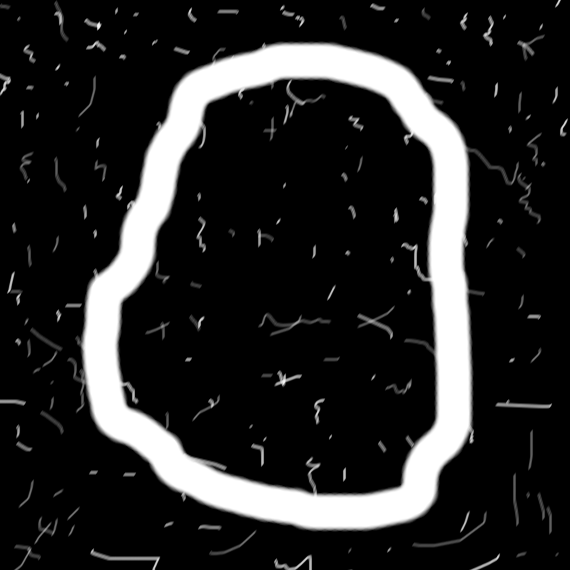
%> input picture DigitalImageProcessing-SJTU/prob10/noisy_stroke.tif, 570 x 570 px
$ octave prob10.m   (GNU Octave 9; MATLAB toolbox functions it lacks are replaced by stand-ins)
%> lines starting %> are read from the running program, lines starting %| are printed output that depends on the picture; in (x1, y1, x2, y2) boxes, pixels count from 0 and x2, y2 are one past the last pixel; in counts of white or black regions, pixels touching at a corner belong together; the program's own positions count from 1
### DigitalImageProcessing-SJTU/prob10/bsubsamp.m
function [s, su] = bsubsamp(b, gridsep)
%BSUBSAMP Subsample a boundary.
%   [S, SU] = BSUBSAMP(B, GRIDSEP) subsamples the boundary B by
%   assigning each of its points to the grid node to which it is
%   closest.  The grid is specified by GRIDSEP, which is the
%   separation in pixels between the grid lines. For example, if
%   GRIDSEP = 2, there are two pixels in between grid lines. So, for
%   instance, the grid points in the first row would be at (1,1),
%   (1,4), (1,6), ..., and similarly in the y direction. The value
%   of GRIDSEP must be an even integer. The boundary is specified by
%   a set of coordinates in the form of an np-by-2 array.  It is
%   assumed that the boundary is one pixel thick.
%
%   Output S is the subsampled boundary. Output SU is normalized so
%   that the grid separation is unity.  This is useful for obtaining
%   the Freeman chain code of the subsampled boundary.

%   Copyright 2002-2004 R. C. Gonzalez, R. E. Woods, & S. L. Eddins
%   Digital Image Processing Using MATLAB, Prentice-Hall, 2004
%   $Revision: 1.8 $  $Date: 2004/11/04 20:17:59 $

% Check input.
[np, nc] = size(b);
if np < nc
   error('B must be of size np-by-2.');
end
if gridsep/2 ~= round(gridsep/2)
   error('GRIDSEP must be an even integer.')
end

% Some boundary tracing programs, such as boundaries.m, end with
% the beginning, resulting in a sequence in which the coordinates
% of the first and last points are the same. If this is the case
% in b, eliminate the last point.
if isequal(b(1, :), b(np, :))
   np = np - 1;
   b = b(1:np, :);
end

% Find the max x and y spanned by the boundary.
xmax = max(b(:, 1));
ymax = max(b(:, 2));

% Determine the integral number of grid lines with gridsep points in
% between them that encompass the intervals [1,xmax], [1,ymax].
GLx = ceil((xmax + gridsep)/(gridsep + 1));
GLy = ceil((ymax + gridsep)/(gridsep + 1));

% Form vectors of x and y grid locations.
I = 1:GLx;
% Vector of grid line locations intersecting x-axis.
X(I) = gridsep*I + (I - gridsep);

J = 1:GLy;
% Vector of grid line locations intersecting y-axis.
Y(J) = gridsep*J + (J - gridsep);

% Compute both components of the cityblock distance between each
% element of b and all the grid-line intersections.  Assign each
% point to the grid location for which each comp of the cityblock
% distance was <= gridsep/2. Note the use of meshgrid to
% optimize the code. Keep in mind that meshgrid requires that columns
% be listed first (see Chapter 2).
DIST = gridsep/2;
[YG, XG] = meshgrid(Y, X);
Q = 1;
for k=1:np
   [I,J] = find(abs(XG - b(k, 1)) <= DIST & abs(YG - b(k, 2)) <= ...
                DIST);
   % If point b(k,:) is equidistant from two or more grid intersections,
   % assign the point arbitrarily to the first one:
   I = I(1);
   J = J(1);
   ord = k; % To keep track of order of input coordinates.
   d1(Q, :) = cat(2, Y(J), ord);
   d2(Q, :) = cat(2, X(I), ord);
   Q = Q + 1;
end

% d is the set of points assigned to the new grid with line
% separation of gridsep. Note that it is formed as d=(d2,d1) to
% compensate for the coordinate transposition inherent in using
% meshgrid (see Chapter 2).
d = cat(2, d2(:, 1), d1); % The second column of d1 & d2 is ord.

% Sort the points using the values in ord, which is the last col in
% d.
d = fliplr(d); % So the last column becomes first.
d = sortrows(d);
d = fliplr(d); % Flip back.

% Eliminate duplicate rows in the first two components of
% d to create the output. The cw or ccw order MUST be preserved.
s = d(:, 1:2);
[s, m, n] = unique(s, 'rows');

% Function unique sorts the data--Restore to original order
% by using the contents of m.
s = [s, m];
s = fliplr(s);
s = sortrows(s);
s = fliplr(s);
s = s(:, 1:2);

% Scale to unit grid so that can use directly to obtain Freeman
% chain code.  The shape does not change.
su = round(s./gridsep) + 1;

### DigitalImageProcessing-SJTU/prob10/clockwise_order.m
function [x y] = clockwise_order(x,y)
    cx = mean(x);
    cy = mean(y);
    a = atan2(y - cy, x - cx);
    [~, order] = sort(a);
    x = x(order);
    y = y(order);
end

### DigitalImageProcessing-SJTU/prob10/prob10.m
clear;clc;
img = mat2gray(imread('noisy_stroke.tif'));
%> img: size 570x570 double; min 0, max 1, mean 0.158
ave_img = imfilter(img,ones(9,9)/81);
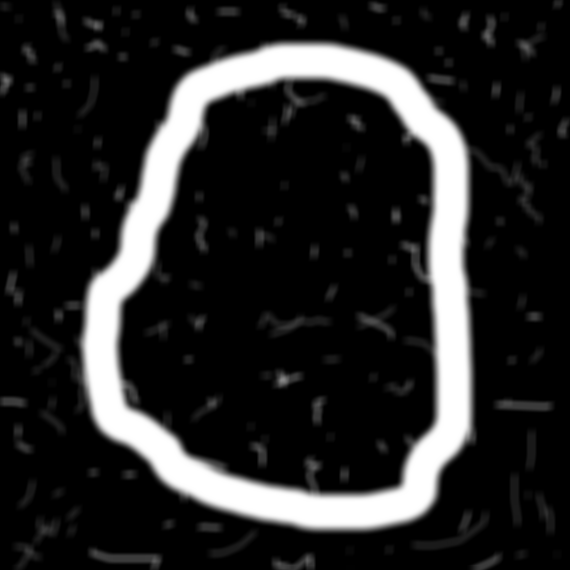
%> ave_img: size 570x570 double; min 0, max 1, mean 0.158; mean of the top-left, top-right, bottom-left and bottom-right quarters 0.147, 0.159, 0.161, 0.167
otsu_thresh = graythresh(ave_img);
%> otsu_thresh = 0.475
otsu_img = im2bw(ave_img,otsu_thresh);
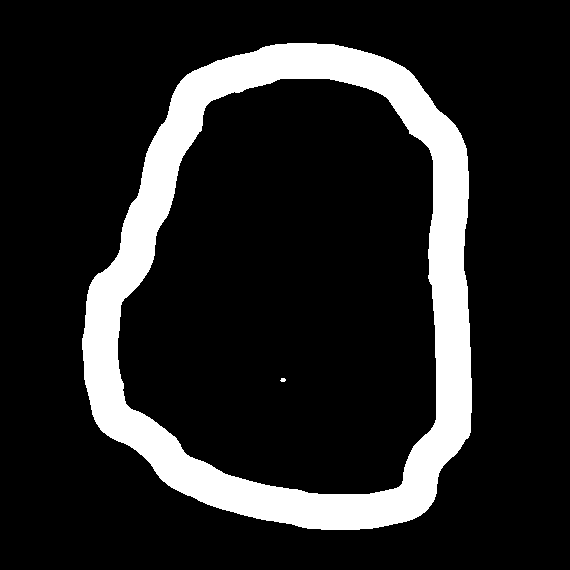
%> otsu_img: size 570x570 logical; 14.7% white; 2 white regions (1 under 20 px), largest, box (x1, y1, x2, y2) and area: (82, 43, 472, 530) 47619
se = strel('square',3);
eroded = imerode(otsu_img,se);
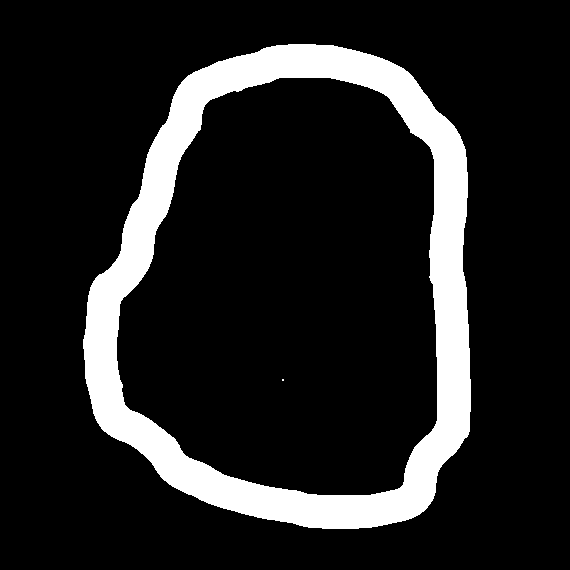
%> eroded: size 570x570 logical; 13.7% white; 2 white regions (1 under 20 px), largest, box (x1, y1, x2, y2) and area: (83, 44, 471, 529) 44373
boundary_img = im2bw(imsubtract(otsu_img,imfill(eroded,'holes')),0);
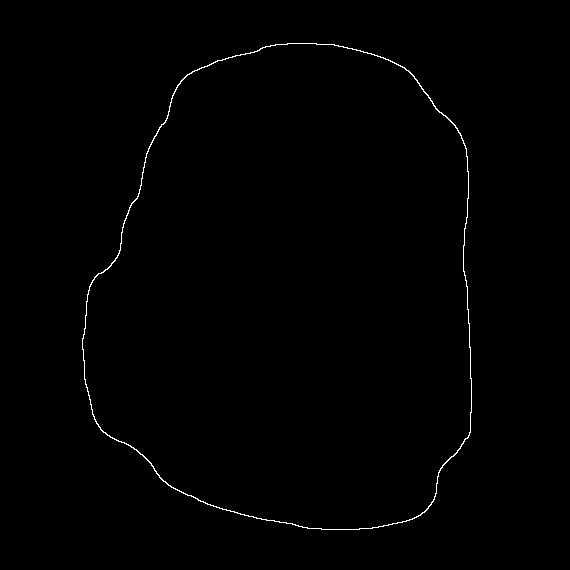
%> boundary_img: size 570x570 logical; 0.54% white in thin lines or dots, all inside (x1, y1, x2, y2) = (82, 43, 472, 530)
[row,col] = find(boundary_img==1);
%> row = 1760 values from 44 to 530; col = 1760 values from 83 to 472
[s,su] = bsubsamp([row col],50);
%> in bsubsamp, `[np, nc] = size(b);`: np = 1760; nc = 2
%> in bsubsamp, `xmax = max(b(:, 1));`: xmax = 530
%> in bsubsamp, `ymax = max(b(:, 2));`: ymax = 472
%> in bsubsamp, `GLx = ceil((xmax + gridsep)/(gridsep + 1));`: GLx = 12
%> in bsubsamp, `GLy = ceil((ymax + gridsep)/(gridsep + 1));`: GLy = 11
%> in bsubsamp, `I = 1:GLx;`: I = [1 2 3 4 5 6 7 8 9 10 11 12]
%> in bsubsamp, `J = 1:GLy;`: J = [1 2 3 4 5 6 7 8 9 10 11]
%> the loop in bsubsamp, `for k=1:np` made 1760 passes
%> I on passes 1 to 3: 8, 8, 8
%> after the loop in bsubsamp, `for k=1:np`: Q = 1761; d1 = 1760 rows, first 12: [103 1; 103 2; 103 3; 103 4; 103 5; 103 6; 103 7; 103 8; 103 9; 103 10; 103 11; 103 12]; d2 = 1760 rows, first 12: [358 1; 358 2; 358 3; 358 4; 358 5; 358 6; 358 7; 358 8; 358 9; 358 10; 358 11; 358 12]
%> in bsubsamp, `d = cat(2, d2(:, 1), d1);`: d = 1760 rows, first 12: [358 103 1; 358 103 2; 358 103 3; 358 103 4; 358 103 5; 358 103 6; 358 103 7; 358 103 8; 358 103 9; 358 103 10; 358 103 11; 358 103 12]
%> in bsubsamp, `d = fliplr(d);`: d = 1760 rows, first 12: [1 103 358; 2 103 358; 3 103 358; 4 103 358; 5 103 358; 6 103 358; 7 103 358; 8 103 358; 9 103 358; 10 103 358; 11 103 358; 12 103 358]
%> in bsubsamp, `d = fliplr(d);`: d = 1760 rows, first 12: [358 103 1; 358 103 2; 358 103 3; 358 103 4; 358 103 5; 358 103 6; 358 103 7; 358 103 8; 358 103 9; 358 103 10; 358 103 11; 358 103 12]
%> in bsubsamp, `s = d(:, 1:2);`: s = 1760 rows, first 12: [358 103; 358 103; 358 103; 358 103; 358 103; 358 103; 358 103; 358 103; 358 103; 358 103; 358 103; 358 103]
%> in bsubsamp, `[s, m, n] = unique(s, 'rows');`: s = 32 rows, first 12: [52 205; 52 256; 52 307; 52 358; 52 409; 103 154; 103 205; 103 409; 103 460; 154 154; 154 460; 205 103]; m = 32 values, max 1669 at index 22, min 1 at index 19, mean 822.2; n = 1760 values, max 32 at index 1284, min 1 at index 622, mean 16.58
%> in bsubsamp, `s = [s, m];`: s = 32 rows, first 12: [52 205 622; 52 256 749; 52 307 876; 52 358 987; 52 409 1105; 103 154 500; 103 205 600; 103 409 1195; 103 460 1282; 154 154 387; 154 460 1395; 205 103 290]
%> in bsubsamp, `s = fliplr(s);`: s = 32 rows, first 12: [622 205 52; 749 256 52; 876 307 52; 987 358 52; 1105 409 52; 500 154 103; 600 205 103; 1195 409 103; 1282 460 103; 387 154 154; 1395 460 154; 290 103 205]
%> in bsubsamp, `s = sortrows(s);`: s = 32 rows, first 12: [1 103 358; 30 103 307; 75 103 409; 147 103 256; 214 103 460; 290 103 205; 323 154 205; 327 154 460; 387 154 154; 500 154 103; 547 154 511; 600 205 103]
%> in bsubsamp, `s = fliplr(s);`: s = 32 rows, first 12: [358 103 1; 307 103 30; 409 103 75; 256 103 147; 460 103 214; 205 103 290; 205 154 323; 460 154 327; 154 154 387; 103 154 500; 511 154 547; 103 205 600]
%> in bsubsamp, `s = s(:, 1:2);`: s = 32 rows, first 12: [358 103; 307 103; 409 103; 256 103; 460 103; 205 103; 205 154; 460 154; 154 154; 103 154; 511 154; 103 205]
%> in bsubsamp, `su = round(s./gridsep) + 1;`: su = 32 rows, first 12: [8 3; 7 3; 9 3; 6 3; 10 3; 5 3; 5 4; 10 4; 4 4; 3 4; 11 4; 3 5]

subsample = zeros(570,570);
for i=1:32
    subsample(s(i,1),s(i,2))=1;
end
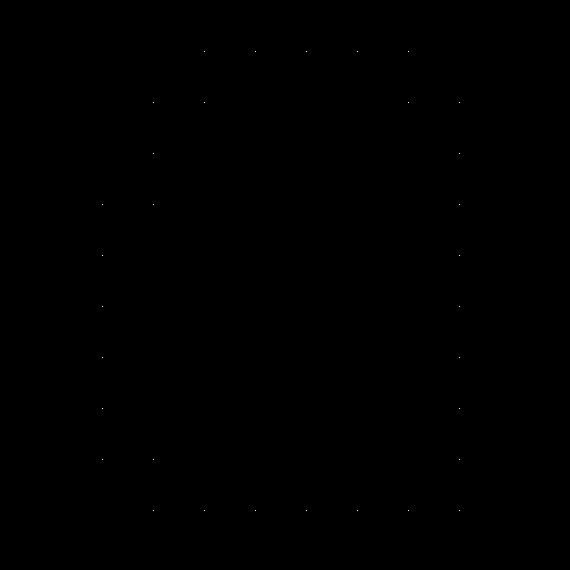
%> subsample: size 570x570 double; values 0 (black) and 1 (white), 0.01% white in thin lines or dots, all inside (x1, y1, x2, y2) = (102, 51, 460, 511)

[x,y] = clockwise_order(s(:,1),s(:,2));
%> in clockwise_order, `cx = mean(x);`: cx = 287.9
%> in clockwise_order, `a = atan2(y - cy, x - cx);`: a = 32 values, max 3.06 at index 17, min -3.01 at index 15, mean 0.000713
%> in clockwise_order, `[~, order] = sort(a);`: order = 32 values, max 32 at index 22, min 1 at index 10, mean 16.5
%> in clockwise_order, `x = x(order);`: x = 32 values, max 511 at index 14, min 52 at index 1, mean 287.9
%> in clockwise_order, `y = y(order);`: y = 32 values, max 460 at index 20, min 103 at index 7, mean 287.9
%> (the run ends here)
